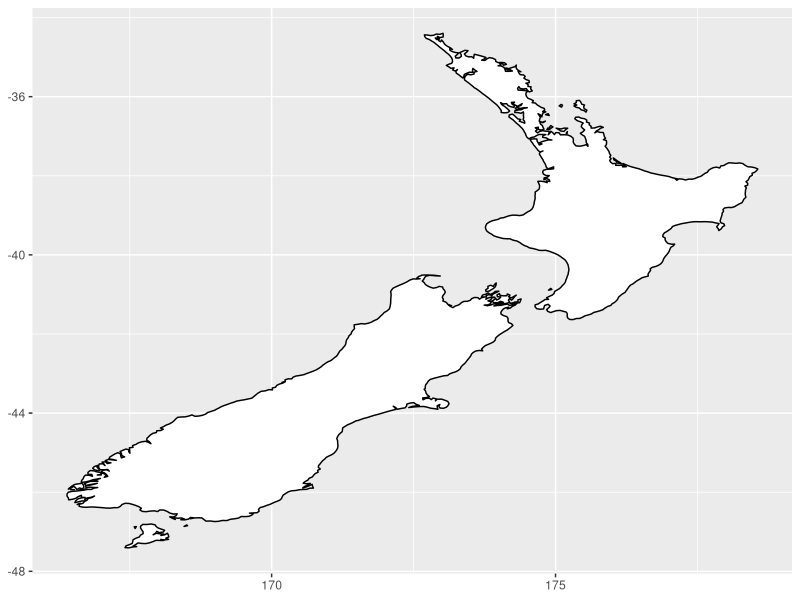
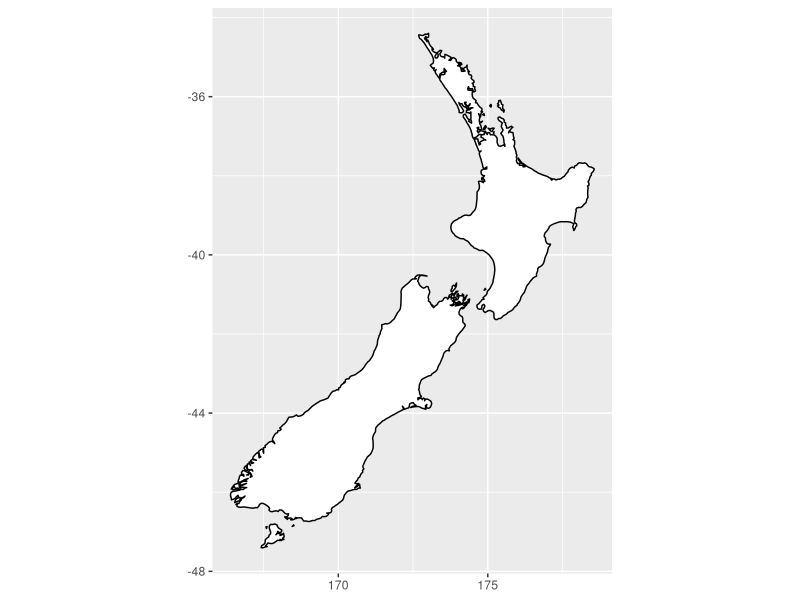
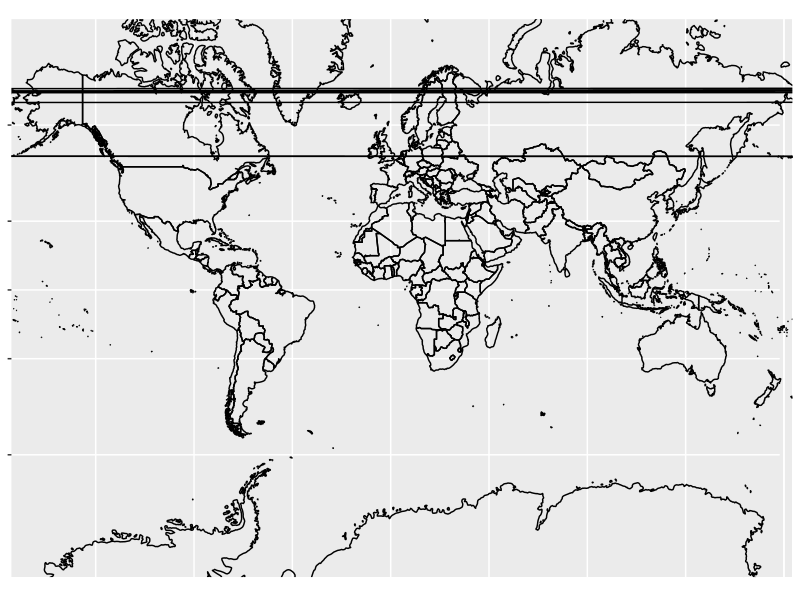
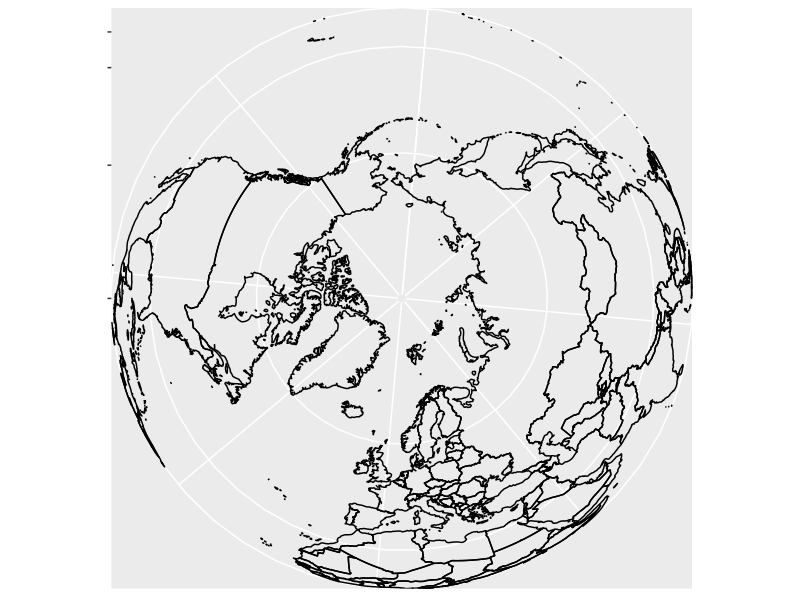
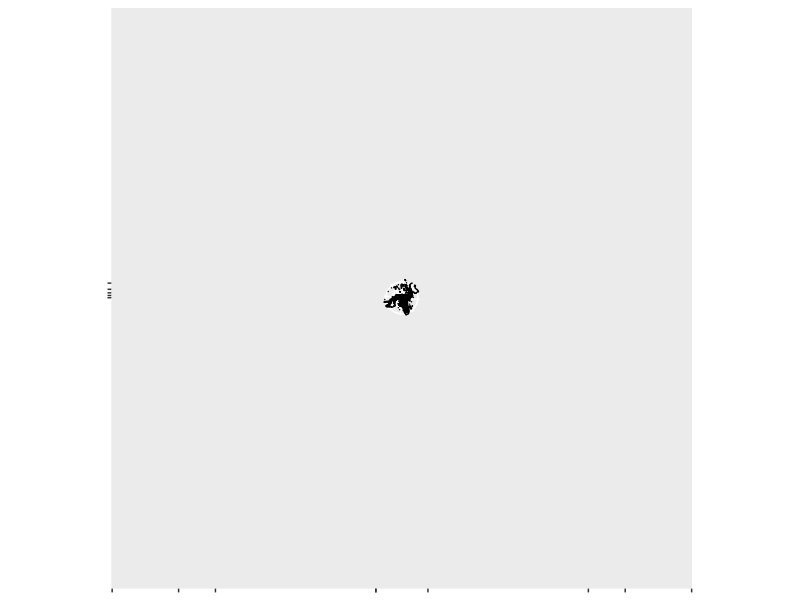

The R source for these figures, in order:

# -------------------------------------------------------------------------

library(ggplot2)
library(maps)
library(mapproj)
# -------------------------------------------------------------------------

      # Map Projections with coord_map()

# -------------------------------------------------------------------------

# coord quickmap() is a quick and dirty approximation that sets the aspect
# ratio to ensure than 1m of latitude and 1m of longitude are the same
# distance in the middle of the plot. These is a reasonable place to start for
# smaller regions, and is very faster.

# -------------------------------------------------------------------------

# Prepare a map of NZ
nzmap <- ggplot(map_data("nz"), aes(long, lat, group = group)) +
  geom_polygon(fill = "white", colour = "black") +
  xlab(NULL) + ylab(NULL)

# -------------------------------------------------------------------------
# Plot it in cartesian coordinates
nzmap

# -------------------------------------------------------------------------

# With the aspect ratio approximation
nzmap + coord_quickmap()

# -------------------------------------------------------------------------

world <- map_data("world")
worldmap <- ggplot(world, aes(long, lat, group = group)) +
  geom_path() +
  scale_y_continuous(NULL, breaks = (-2:3) * 30, labels = NULL) +
  scale_x_continuous(NULL, breaks = (-4:4) * 45, labels = NULL)

# -------------------------------------------------------------------------

worldmap + coord_map()
# Some crazier projections
worldmap + coord_map("ortho")
worldmap + coord_map("stereographic")
